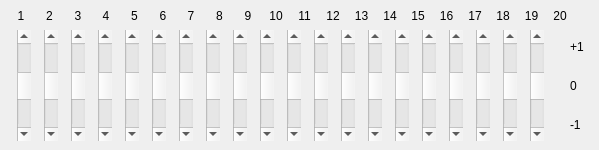
      <widget class="QWidget" name="tab_3">
       <attribute name="title">
        <string>ServosOut</string>
       </attribute>
       <widget class="QWidget" name="layoutWidget">
        <property name="geometry">
         <rect>
          <x>10</x>
          <y>30</y>
          <width>561</width>
          <height>111</height>
         </rect>
        </property>
        <layout class="QHBoxLayout" name="horizontalLayout_6">
         <item>
          <widget class="QScrollBar" name="ServosOut_1">
           <property name="minimum">
            <number>-100</number>
           </property>
           <property name="maximum">
            <number>100</number>
           </property>
           <property name="value">
            <number>0</number>
           </property>
           <property name="orientation">
            <enum>Qt::Vertical</enum>
           </property>
           <property name="invertedAppearance">
            <bool>false</bool>
           </property>
           <property name="invertedControls">
            <bool>false</bool>
           </property>
          </widget>
         </item>
         <item>
          <widget class="QScrollBar" name="ServosOut_2">
           <property name="minimum">
            <number>-100</number>
           </property>
           <property name="maximum">
            <number>100</number>
           </property>
           <property name="value">
            <number>0</number>
           </property>
           <property name="orientation">
            <enum>Qt::Vertical</enum>
           </property>
           <property name="invertedAppearance">
            <bool>false</bool>
           </property>
           <property name="invertedControls">
            <bool>false</bool>
           </property>
          </widget>
         </item>
         <item>
          <widget class="QScrollBar" name="ServosOut_3">
           <property name="minimum">
            <number>-100</number>
           </property>
           <property name="maximum">
            <number>100</number>
           </property>
           <property name="value">
            <number>0</number>
           </property>
           <property name="orientation">
            <enum>Qt::Vertical</enum>
           </property>
           <property name="invertedAppearance">
            <bool>false</bool>
           </property>
           <property name="invertedControls">
            <bool>false</bool>
           </property>
          </widget>
         </item>
         <item>
          <widget class="QScrollBar" name="ServosOut_4">
           <property name="minimum">
            <number>-100</number>
           </property>
           <property name="maximum">
            <number>100</number>
           </property>
           <property name="value">
            <number>0</number>
           </property>
           <property name="orientation">
            <enum>Qt::Vertical</enum>
           </property>
           <property name="invertedAppearance">
            <bool>false</bool>
           </property>
           <property name="invertedControls">
            <bool>false</bool>
           </property>
          </widget>
         </item>
         <item>
          <widget class="QScrollBar" name="ServosOut_5">
           <property name="minimum">
            <number>-100</number>
           </property>
           <property name="maximum">
            <number>100</number>
           </property>
           <property name="value">
            <number>0</number>
           </property>
           <property name="orientation">
            <enum>Qt::Vertical</enum>
           </property>
           <property name="invertedAppearance">
            <bool>false</bool>
           </property>
           <property name="invertedControls">
            <bool>false</bool>
           </property>
          </widget>
         </item>
         <item>
          <widget class="QScrollBar" name="ServosOut_6">
           <property name="minimum">
            <number>-100</number>
           </property>
           <property name="maximum">
            <number>100</number>
           </property>
           <property name="value">
            <number>0</number>
           </property>
           <property name="orientation">
            <enum>Qt::Vertical</enum>
           </property>
           <property name="invertedAppearance">
            <bool>false</bool>
           </property>
           <property name="invertedControls">
            <bool>false</bool>
           </property>
          </widget>
         </item>
         <item>
          <widget class="QScrollBar" name="ServosOut_7">
           <property name="minimum">
            <number>-100</number>
           </property>
           <property name="maximum">
            <number>100</number>
           </property>
           <property name="value">
            <number>0</number>
           </property>
           <property name="orientation">
            <enum>Qt::Vertical</enum>
           </property>
           <property name="invertedAppearance">
            <bool>false</bool>
           </property>
           <property name="invertedControls">
            <bool>false</bool>
           </property>
          </widget>
         </item>
         <item>
          <widget class="QScrollBar" name="ServosOut_8">
           <property name="minimum">
            <number>-100</number>
           </property>
           <property name="maximum">
            <number>100</number>
           </property>
           <property name="value">
            <number>0</number>
           </property>
           <property name="orientation">
            <enum>Qt::Vertical</enum>
           </property>
           <property name="invertedAppearance">
            <bool>false</bool>
           </property>
           <property name="invertedControls">
            <bool>false</bool>
           </property>
          </widget>
         </item>
         <item>
          <widget class="QScrollBar" name="ServosOut_9">
           <property name="minimum">
            <number>-100</number>
           </property>
           <property name="maximum">
            <number>100</number>
           </property>
           <property name="value">
            <number>0</number>
           </property>
           <property name="orientation">
            <enum>Qt::Vertical</enum>
           </property>
           <property name="invertedAppearance">
            <bool>false</bool>
           </property>
           <property name="invertedControls">
            <bool>false</bool>
           </property>
          </widget>
         </item>
         <item>
          <widget class="QScrollBar" name="ServosOut_10">
           <property name="minimum">
            <number>-100</number>
           </property>
           <property name="maximum">
            <number>100</number>
           </property>
           <property name="value">
            <number>0</number>
           </property>
           <property name="orientation">
            <enum>Qt::Vertical</enum>
           </property>
           <property name="invertedAppearance">
            <bool>false</bool>
           </property>
           <property name="invertedControls">
            <bool>false</bool>
           </property>
          </widget>
         </item>
         <item>
          <widget class="QScrollBar" name="ServosOut_11">
           <property name="minimum">
            <number>-100</number>
           </property>
           <property name="maximum">
            <number>100</number>
           </property>
           <property name="value">
            <number>0</number>
           </property>
           <property name="orientation">
            <enum>Qt::Vertical</enum>
           </property>
           <property name="invertedAppearance">
            <bool>false</bool>
           </property>
           <property name="invertedControls">
            <bool>false</bool>
           </property>
          </widget>
         </item>
         <item>
          <widget class="QScrollBar" name="ServosOut_12">
           <property name="minimum">
            <number>-100</number>
           </property>
           <property name="maximum">
            <number>100</number>
           </property>
           <property name="value">
            <number>0</number>
           </property>
           <property name="orientation">
            <enum>Qt::Vertical</enum>
           </property>
           <property name="invertedAppearance">
            <bool>false</bool>
           </property>
           <property name="invertedControls">
            <bool>false</bool>
           </property>
          </widget>
         </item>
         <item>
          <widget class="QScrollBar" name="ServosOut_13">
           <property name="minimum">
            <number>-100</number>
           </property>
           <property name="maximum">
            <number>100</number>
           </property>
           <property name="value">
            <number>0</number>
           </property>
           <property name="orientation">
            <enum>Qt::Vertical</enum>
           </property>
           <property name="invertedAppearance">
            <bool>false</bool>
           </property>
           <property name="invertedControls">
            <bool>false</bool>
           </property>
          </widget>
         </item>
         <item>
          <widget class="QScrollBar" name="ServosOut_14">
           <property name="minimum">
            <number>-100</number>
           </property>
           <property name="maximum">
            <number>100</number>
           </property>
           <property name="value">
            <number>0</number>
           </property>
           <property name="orientation">
            <enum>Qt::Vertical</enum>
           </property>
           <property name="invertedAppearance">
            <bool>false</bool>
           </property>
           <property name="invertedControls">
            <bool>false</bool>
           </property>
          </widget>
         </item>
         <item>
          <widget class="QScrollBar" name="ServosOut_15">
           <property name="minimum">
            <number>-100</number>
           </property>
           <property name="maximum">
            <number>100</number>
           </property>
           <property name="value">
            <number>0</number>
           </property>
           <property name="orientation">
            <enum>Qt::Vertical</enum>
           </property>
           <property name="invertedAppearance">
            <bool>false</bool>
           </property>
           <property name="invertedControls">
            <bool>false</bool>
           </property>
          </widget>
         </item>
         <item>
          <widget class="QScrollBar" name="ServosOut_16">
           <property name="minimum">
            <number>-100</number>
           </property>
           <property name="maximum">
            <number>100</number>
           </property>
           <property name="value">
            <number>0</number>
           </property>
           <property name="orientation">
            <enum>Qt::Vertical</enum>
           </property>
           <property name="invertedAppearance">
            <bool>false</bool>
           </property>
           <property name="invertedControls">
            <bool>false</bool>
           </property>
          </widget>
         </item>
         <item>
          <widget class="QScrollBar" name="ServosOut_17">
           <property name="minimum">
            <number>-100</number>
           </property>
           <property name="maximum">
            <number>100</number>
           </property>
           <property name="value">
            <number>0</number>
           </property>
           <property name="orientation">
            <enum>Qt::Vertical</enum>
           </property>
           <property name="invertedAppearance">
            <bool>false</bool>
           </property>
           <property name="invertedControls">
            <bool>false</bool>
           </property>
          </widget>
         </item>
         <item>
          <widget class="QScrollBar" name="ServosOut_18">
           <property name="minimum">
            <number>-100</number>
           </property>
           <property name="maximum">
            <number>100</number>
           </property>
           <property name="value">
            <number>0</number>
           </property>
           <property name="orientation">
            <enum>Qt::Vertical</enum>
           </property>
           <property name="invertedAppearance">
            <bool>false</bool>
           </property>
           <property name="invertedControls">
            <bool>false</bool>
           </property>
          </widget>
         </item>
         <item>
          <widget class="QScrollBar" name="ServosOut_19">
           <property name="minimum">
            <number>-100</number>
           </property>
           <property name="maximum">
            <number>100</number>
           </property>
           <property name="value">
            <number>0</number>
           </property>
           <property name="orientation">
            <enum>Qt::Vertical</enum>
           </property>
           <property name="invertedAppearance">
            <bool>false</bool>
           </property>
           <property name="invertedControls">
            <bool>false</bool>
           </property>
          </widget>
         </item>
         <item>
          <widget class="QScrollBar" name="ServosOut_20">
           <property name="minimum">
            <number>-100</number>
           </property>
           <property name="maximum">
            <number>100</number>
           </property>
           <property name="value">
            <number>0</number>
           </property>
           <property name="orientation">
            <enum>Qt::Vertical</enum>
           </property>
           <property name="invertedAppearance">
            <bool>false</bool>
           </property>
           <property name="invertedControls">
            <bool>false</bool>
           </property>
          </widget>
         </item>
        </layout>
       </widget>
       <widget class="QWidget" name="layoutWidget">
        <property name="geometry">
         <rect>
          <x>10</x>
          <y>0</y>
          <width>561</width>
          <height>31</height>
         </rect>
        </property>
        <layout class="QHBoxLayout" name="horizontalLayout_12">
         <item>
          <widget class="QLabel" name="label_43">
           <property name="sizePolicy">
            <sizepolicy hsizetype="Preferred" vsizetype="Preferred">
             <horstretch>0</horstretch>
             <verstretch>0</verstretch>
            </sizepolicy>
           </property>
           <property name="layoutDirection">
            <enum>Qt::LeftToRight</enum>
           </property>
           <property name="text">
            <string>1</string>
           </property>
           <property name="alignment">
            <set>Qt::AlignCenter</set>
           </property>
          </widget>
         </item>
         <item>
          <widget class="QLabel" name="label_44">
           <property name="sizePolicy">
            <sizepolicy hsizetype="Preferred" vsizetype="Preferred">
             <horstretch>0</horstretch>
             <verstretch>0</verstretch>
            </sizepolicy>
           </property>
           <property name="layoutDirection">
            <enum>Qt::LeftToRight</enum>
           </property>
           <property name="text">
            <string>2</string>
           </property>
           <property name="alignment">
            <set>Qt::AlignCenter</set>
           </property>
          </widget>
         </item>
         <item>
          <widget class="QLabel" name="label_45">
           <property name="sizePolicy">
            <sizepolicy hsizetype="Preferred" vsizetype="Preferred">
             <horstretch>0</horstretch>
             <verstretch>0</verstretch>
            </sizepolicy>
           </property>
           <property name="layoutDirection">
            <enum>Qt::LeftToRight</enum>
           </property>
           <property name="text">
            <string>3</string>
           </property>
           <property name="alignment">
            <set>Qt::AlignCenter</set>
           </property>
          </widget>
         </item>
         <item>
          <widget class="QLabel" name="label_46">
           <property name="sizePolicy">
            <sizepolicy hsizetype="Preferred" vsizetype="Preferred">
             <horstretch>0</horstretch>
             <verstretch>0</verstretch>
            </sizepolicy>
           </property>
           <property name="layoutDirection">
            <enum>Qt::LeftToRight</enum>
           </property>
           <property name="text">
            <string>4</string>
           </property>
           <property name="alignment">
            <set>Qt::AlignCenter</set>
           </property>
          </widget>
         </item>
         <item>
          <widget class="QLabel" name="label_48">
           <property name="sizePolicy">
            <sizepolicy hsizetype="Preferred" vsizetype="Preferred">
             <horstretch>0</horstretch>
             <verstretch>0</verstretch>
            </sizepolicy>
           </property>
           <property name="layoutDirection">
            <enum>Qt::LeftToRight</enum>
           </property>
           <property name="text">
            <string>5</string>
           </property>
           <property name="alignment">
            <set>Qt::AlignCenter</set>
           </property>
          </widget>
         </item>
         <item>
          <widget class="QLabel" name="label_50">
           <property name="sizePolicy">
            <sizepolicy hsizetype="Preferred" vsizetype="Preferred">
             <horstretch>0</horstretch>
             <verstretch>0</verstretch>
            </sizepolicy>
           </property>
           <property name="layoutDirection">
            <enum>Qt::LeftToRight</enum>
           </property>
           <property name="text">
            <string>6</string>
           </property>
           <property name="alignment">
            <set>Qt::AlignCenter</set>
           </property>
          </widget>
         </item>
         <item>
          <widget class="QLabel" name="label_49">
           <property name="sizePolicy">
            <sizepolicy hsizetype="Preferred" vsizetype="Preferred">
             <horstretch>0</horstretch>
             <verstretch>0</verstretch>
            </sizepolicy>
           </property>
           <property name="layoutDirection">
            <enum>Qt::LeftToRight</enum>
           </property>
           <property name="text">
            <string>7</string>
           </property>
           <property name="alignment">
            <set>Qt::AlignCenter</set>
           </property>
          </widget>
         </item>
         <item>
          <widget class="QLabel" name="label_47">
           <property name="sizePolicy">
            <sizepolicy hsizetype="Preferred" vsizetype="Preferred">
             <horstretch>0</horstretch>
             <verstretch>0</verstretch>
            </sizepolicy>
           </property>
           <property name="layoutDirection">
            <enum>Qt::LeftToRight</enum>
           </property>
           <property name="text">
            <string>8</string>
           </property>
           <property name="alignment">
            <set>Qt::AlignCenter</set>
           </property>
          </widget>
         </item>
         <item>
          <widget class="QLabel" name="label_98">
           <property name="sizePolicy">
            <sizepolicy hsizetype="Preferred" vsizetype="Preferred">
             <horstretch>0</horstretch>
             <verstretch>0</verstretch>
            </sizepolicy>
           </property>
           <property name="layoutDirection">
            <enum>Qt::LeftToRight</enum>
           </property>
           <property name="text">
            <string>9</string>
           </property>
           <property name="alignment">
            <set>Qt::AlignCenter</set>
           </property>
          </widget>
         </item>
         <item>
          <widget class="QLabel" name="label_102">
           <property name="sizePolicy">
            <sizepolicy hsizetype="Preferred" vsizetype="Preferred">
             <horstretch>0</horstretch>
             <verstretch>0</verstretch>
            </sizepolicy>
           </property>
           <property name="layoutDirection">
            <enum>Qt::LeftToRight</enum>
           </property>
           <property name="text">
            <string>10</string>
           </property>
           <property name="alignment">
            <set>Qt::AlignCenter</set>
           </property>
          </widget>
         </item>
         <item>
          <widget class="QLabel" name="label_99">
           <property name="sizePolicy">
            <sizepolicy hsizetype="Preferred" vsizetype="Preferred">
             <horstretch>0</horstretch>
             <verstretch>0</verstretch>
            </sizepolicy>
           </property>
           <property name="layoutDirection">
            <enum>Qt::LeftToRight</enum>
           </property>
           <property name="text">
            <string>11</string>
           </property>
           <property name="alignment">
            <set>Qt::AlignCenter</set>
           </property>
          </widget>
         </item>
         <item>
          <widget class="QLabel" name="label_104">
           <property name="sizePolicy">
            <sizepolicy hsizetype="Preferred" vsizetype="Preferred">
             <horstretch>0</horstretch>
             <verstretch>0</verstretch>
            </sizepolicy>
           </property>
           <property name="layoutDirection">
            <enum>Qt::LeftToRight</enum>
           </property>
           <property name="text">
            <string>12</string>
           </property>
           <property name="alignment">
            <set>Qt::AlignCenter</set>
           </property>
          </widget>
         </item>
         <item>
          <widget class="QLabel" name="label_100">
           <property name="sizePolicy">
            <sizepolicy hsizetype="Preferred" vsizetype="Preferred">
             <horstretch>0</horstretch>
             <verstretch>0</verstretch>
            </sizepolicy>
           </property>
           <property name="layoutDirection">
            <enum>Qt::LeftToRight</enum>
           </property>
           <property name="text">
            <string>13</string>
           </property>
           <property name="alignment">
            <set>Qt::AlignCenter</set>
           </property>
          </widget>
         </item>
         <item>
          <widget class="QLabel" name="label_105">
           <property name="sizePolicy">
            <sizepolicy hsizetype="Preferred" vsizetype="Preferred">
             <horstretch>0</horstretch>
             <verstretch>0</verstretch>
            </sizepolicy>
           </property>
           <property name="layoutDirection">
            <enum>Qt::LeftToRight</enum>
           </property>
           <property name="text">
            <string>14</string>
           </property>
           <property name="alignment">
            <set>Qt::AlignCenter</set>
           </property>
          </widget>
         </item>
         <item>
          <widget class="QLabel" name="label_107">
           <property name="sizePolicy">
            <sizepolicy hsizetype="Preferred" vsizetype="Preferred">
             <horstretch>0</horstretch>
             <verstretch>0</verstretch>
            </sizepolicy>
           </property>
           <property name="layoutDirection">
            <enum>Qt::LeftToRight</enum>
           </property>
           <property name="text">
            <string>15</string>
           </property>
           <property name="alignment">
            <set>Qt::AlignCenter</set>
           </property>
          </widget>
         </item>
         <item>
          <widget class="QLabel" name="label_106">
           <property name="sizePolicy">
            <sizepolicy hsizetype="Preferred" vsizetype="Preferred">
             <horstretch>0</horstretch>
             <verstretch>0</verstretch>
            </sizepolicy>
           </property>
           <property name="layoutDirection">
            <enum>Qt::LeftToRight</enum>
           </property>
           <property name="text">
            <string>16</string>
           </property>
           <property name="alignment">
            <set>Qt::AlignCenter</set>
           </property>
          </widget>
         </item>
         <item>
          <widget class="QLabel" name="label_103">
           <property name="sizePolicy">
            <sizepolicy hsizetype="Preferred" vsizetype="Preferred">
             <horstretch>0</horstretch>
             <verstretch>0</verstretch>
            </sizepolicy>
           </property>
           <property name="layoutDirection">
            <enum>Qt::LeftToRight</enum>
           </property>
           <property name="text">
            <string>17</string>
           </property>
           <property name="alignment">
            <set>Qt::AlignCenter</set>
           </property>
          </widget>
         </item>
         <item>
          <widget class="QLabel" name="label_101">
           <property name="sizePolicy">
            <sizepolicy hsizetype="Preferred" vsizetype="Preferred">
             <horstretch>0</horstretch>
             <verstretch>0</verstretch>
            </sizepolicy>
           </property>
           <property name="layoutDirection">
            <enum>Qt::LeftToRight</enum>
           </property>
           <property name="text">
            <string>18</string>
           </property>
           <property name="alignment">
            <set>Qt::AlignCenter</set>
           </property>
          </widget>
         </item>
         <item>
          <widget class="QLabel" name="label_109">
           <property name="sizePolicy">
            <sizepolicy hsizetype="Preferred" vsizetype="Preferred">
             <horstretch>0</horstretch>
             <verstretch>0</verstretch>
            </sizepolicy>
           </property>
           <property name="layoutDirection">
            <enum>Qt::LeftToRight</enum>
           </property>
           <property name="text">
            <string>19</string>
           </property>
           <property name="alignment">
            <set>Qt::AlignCenter</set>
           </property>
          </widget>
         </item>
         <item>
          <widget class="QLabel" name="label_108">
           <property name="sizePolicy">
            <sizepolicy hsizetype="Preferred" vsizetype="Preferred">
             <horstretch>0</horstretch>
             <verstretch>0</verstretch>
            </sizepolicy>
           </property>
           <property name="layoutDirection">
            <enum>Qt::LeftToRight</enum>
           </property>
           <property name="text">
            <string>20</string>
           </property>
           <property name="alignment">
            <set>Qt::AlignCenter</set>
           </property>
          </widget>
         </item>
        </layout>
       </widget>
       <widget class="QWidget" name="layoutWidget">
        <property name="geometry">
         <rect>
          <x>570</x>
          <y>30</y>
          <width>20</width>
          <height>111</height>
         </rect>
        </property>
        <layout class="QVBoxLayout" name="verticalLayout_19">
         <item>
          <widget class="QLabel" name="label_83">
           <property name="text">
            <string>+1</string>
           </property>
          </widget>
         </item>
         <item>
          <widget class="QLabel" name="label_82">
           <property name="text">
            <string>0</string>
           </property>
          </widget>
         </item>
         <item>
          <widget class="QLabel" name="label_81">
           <property name="text">
            <string>-1</string>
           </property>
          </widget>
         </item>
        </layout>
       </widget>
      </widget>
